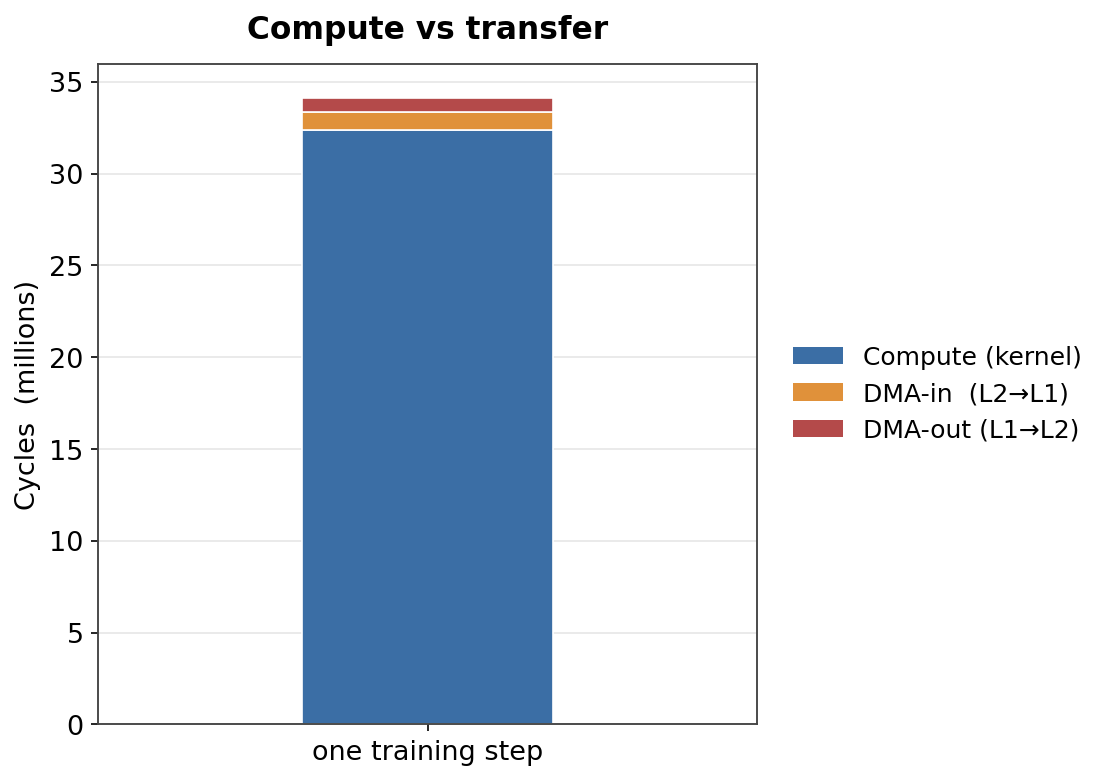

Reproduce this figure in Python.
import re, matplotlib
matplotlib.use("Agg"); import matplotlib.pyplot as plt
from matplotlib.patches import Patch
L=open("../logs/profiletiling.log").read().splitlines()
tot=[0,0,0]
rx=re.compile(r'^\[[^\]]+\]\[[SD]B\]\[\d+ ops\]\[Tile \d+\] (Pre-Kernel|Kernel|Post-Kernel)\s*:\s*(\d+) cycles')
for ln in L:
    m=rx.match(ln)
    if m: tot[{"Pre-Kernel":0,"Kernel":1,"Post-Kernel":2}[m.group(1)]]+=int(m.group(2))
M=1e6
plt.rcParams.update({"font.size":13,"axes.edgecolor":"#444","axes.linewidth":0.9})
fig,ax=plt.subplots(figsize=(7.6,5.4))   # ~2/3 of the 12-in two-panel
c_comp,c_in,c_out="#3B6EA5","#E0913A","#B44A4A"
ax.bar(0, tot[1]/M, width=.42, color=c_comp, edgecolor="white", linewidth=.8)
ax.bar(0, tot[0]/M, bottom=tot[1]/M, width=.42, color=c_in, edgecolor="white", linewidth=.8)
ax.bar(0, tot[2]/M, bottom=(tot[1]+tot[0])/M, width=.42, color=c_out, edgecolor="white", linewidth=.8)
ax.set_xticks([0]); ax.set_xticklabels(["one training step"]); ax.set_xlim(-.55,.55)
ax.set_ylabel("Cycles  (millions)"); ax.set_ylim(0,36)
ax.yaxis.grid(True, color="#e6e6e6", linewidth=.8); ax.set_axisbelow(True)
for s in ["top","right","bottom","left"]: ax.spines[s].set_visible(True)
ax.set_title("Compute vs transfer", fontsize=15, fontweight="bold", pad=12)
ax.legend(handles=[Patch(fc=c_comp,label="Compute (kernel)"),
                   Patch(fc=c_in,label="DMA-in  (L2→L1)"),
                   Patch(fc=c_out,label="DMA-out (L1→L2)")],
          loc="center left", bbox_to_anchor=(1.02,0.5), frameon=False, fontsize=12)
plt.tight_layout(); plt.savefig("lat_fig1_compute_transfer.png",dpi=150,bbox_inches="tight"); plt.close()
print("saved lat_fig1_compute_transfer.png")
